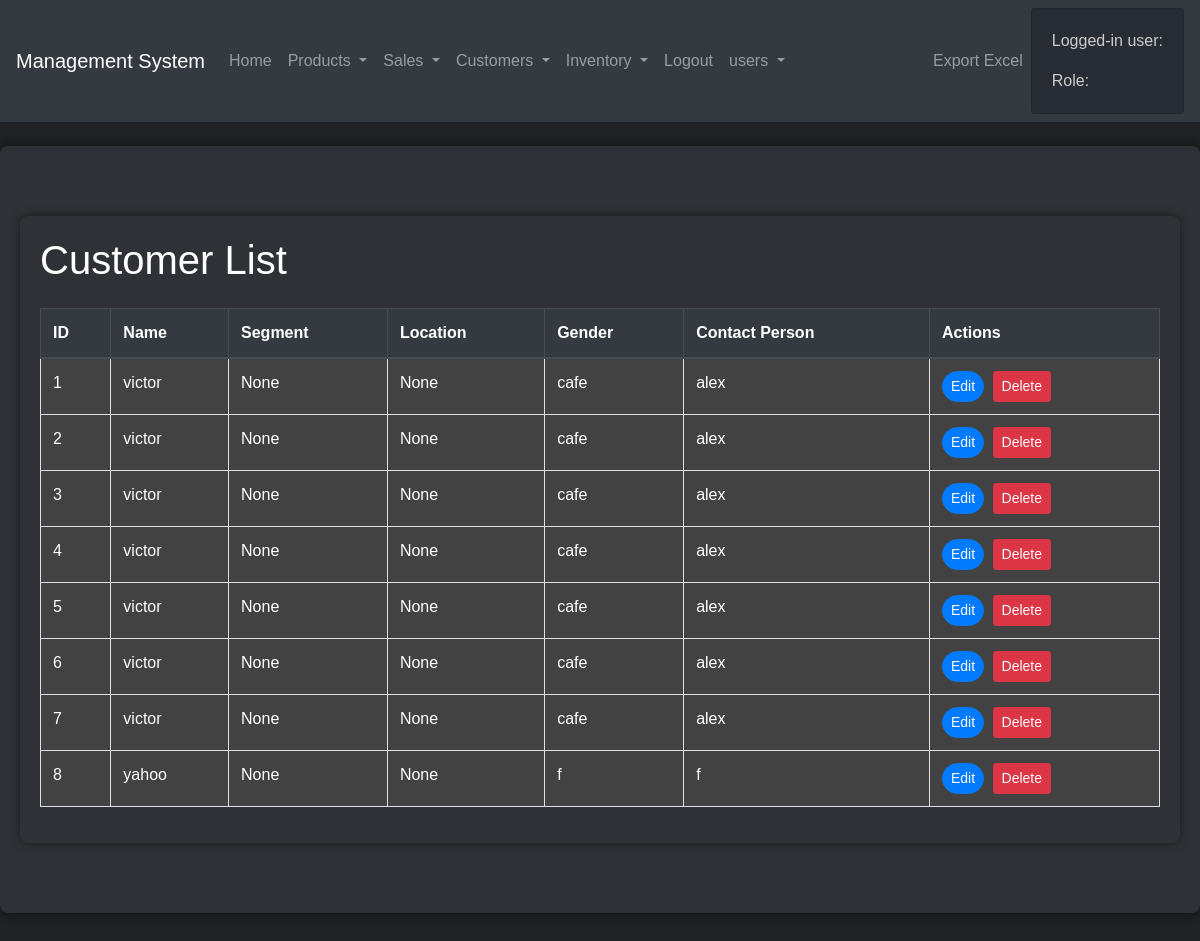
The app's page /customers (signed in), older data.
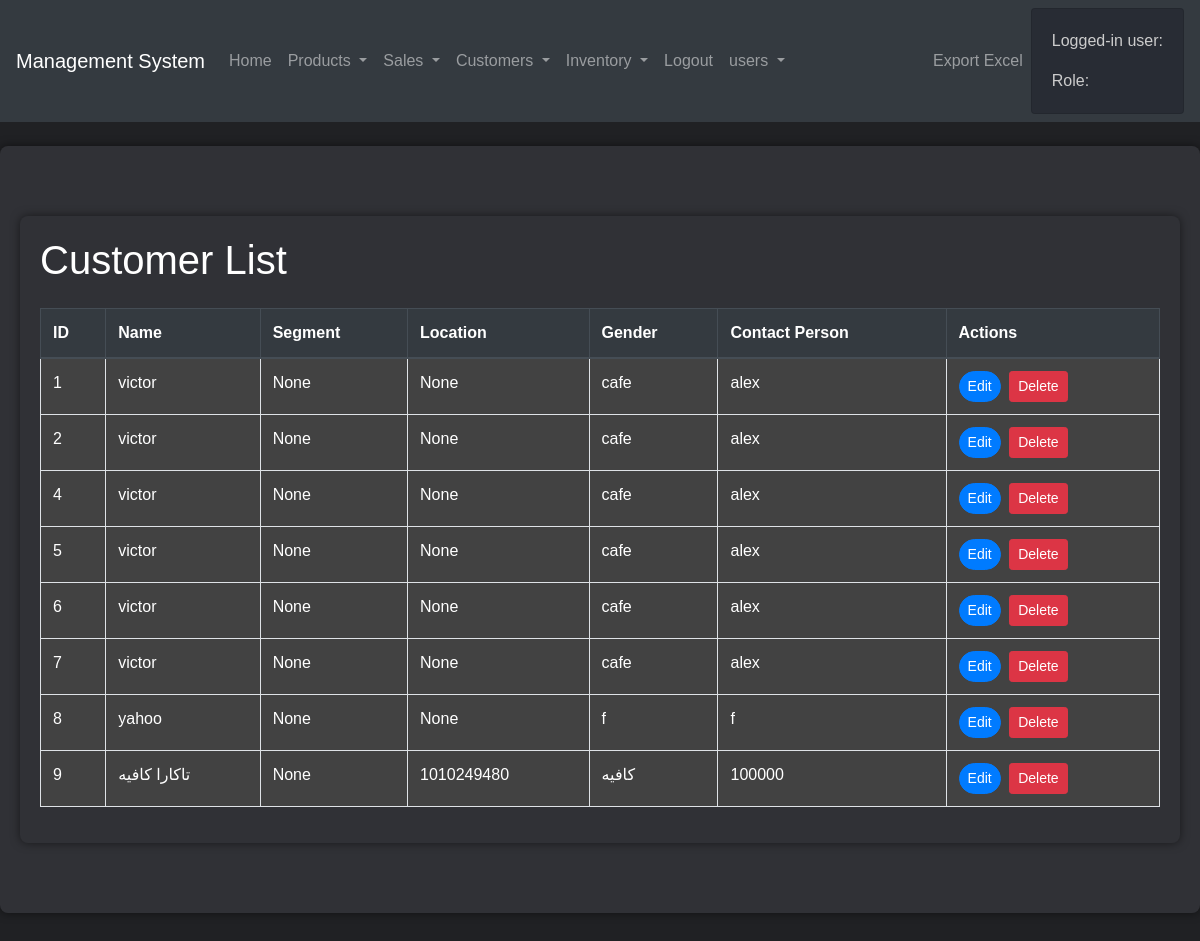
The same page, newer data.
### tables this page shows
CREATE TABLE customers (
    id INTEGER PRIMARY KEY,
    name TEXT NOT NULL,
    email TEXT,
    phone TEXT,
    segment TEXT,
    location TEXT,
    gender TEXT,
    contact_person TEXT
);

### app.py (the view)
@app.route('/customers')
def customers():
    if is_logged_in():
        user_role = get_user_role()
        if user_role in ['admin', 'manager']:
            conn = sqlite3.connect('database.db')
            c = conn.cursor()
            c.execute("SELECT * FROM customers")
            customers = c.fetchall()
            conn.close()
            return render_template('customers.html', customers=customers, is_logged_in=is_logged_in())
        else:
            return render_template('unauthorized.html')
    else:
        return redirect(url_for('login'))

### app.py (called while the page is built)
def is_logged_in():
    return 'username' in session

def get_user_role():
    if is_logged_in():
        conn = sqlite3.connect('database.db')
        c = conn.cursor()
        c.execute("SELECT role FROM users WHERE username=?", (session['username'],))
        role = c.fetchone()[0]
        conn.close()
        return role
    else:
        return None

### templates/customers.html (shortened to what this page needs)
{% extends "base.html" %}
{% block content %}
<div class="container">
    <h1 class="mb-4">Customer List</h1>
    <div>
        <table class="table table-striped table-bordered table-hover custom-table" style="width: 100%;">
            <thead class="thead-dark">
                <tr>
                    <th>ID</th>
                    <th>Name</th>
                    <th>Segment</th>
                    <th>Location</th>
                    <th>Gender</th>
                    <th>Contact Person</th>
                    <th>Actions</th>
                </tr>
            </thead>
            <tbody>
                {% for customer in customers %}
                <tr class="table-row" data-href="{{ url_for('edit_customer', id=customer[0]) }}">
                    <td>{{ customer[0] }}</td>
                    <td>{{ customer[1] }}</td>
                    <td>{{ customer[2] }}</td>
                    <td>{{ customer[3] }}</td>
                    <td>{{ customer[4] }}</td>
                    <td>{{ customer[5] }}</td>
                    <td>
                        <a href="{{ url_for('edit_customer', id=customer[0]) }}" class="btn btn-primary btn-sm mr-1 rounded-pill">Edit</a>
                        <form method="POST" action="{{ url_for('delete_customer', customer_id=customer[0]) }}" style="display: inline-block;">
                                <button type="submit" class="btn btn-sm btn-danger" onclick="return confirm('Are you sure you want to delete this customer?')">Delete</button>
                            </form>
                    </td>
                </tr>
                {% endfor %}
            </tbody>
        </table>
    </div>
</div>
{% endblock %}

Row changes from the older to the newer data that the page shows:
removed customers: id "3", name "victor", customer "None", segment "cafe", location "alex"
added customers: id "9", name "تاكارا كافيه", customer "None", phone "1010249480", segment "كافيه", location "100000"
